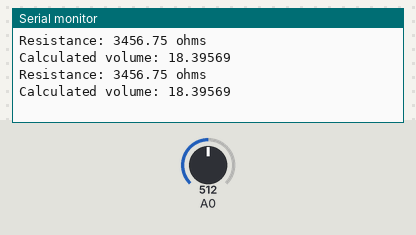
A sketch run on a simulated Arduino Uno, built with avr-gcc and run on an emulated ATmega328P. On the bench: the last lines printed to the serial monitor. Inputs (shaded band) come from the test bench; at power-on: A0 = 512.

Above: at 5.8 s.
5.9 s: A0 set to 1023
At 10.6 s:
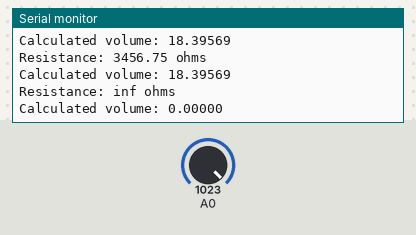
16.5 s: A0 set to 900
At 20.7 s:
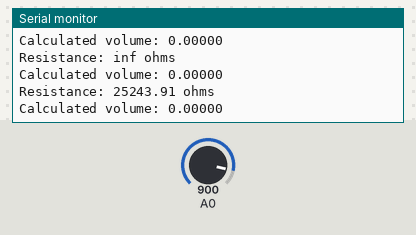

Measured:
- after the input at 5.9 s, the serial monitor: prints a new line after 4.1 s (image 1)
- after the input at 16.5 s, the serial monitor: prints a new line after 3.5 s (image 2)

The sketch:

LiquidSensor.ino
```cpp
// Liquid Level Sensor Sketch

// Show the raw resistance values measured from an eTape liquid level sensor.
// See details on the sensor at: https://www.adafruit.com/products/463

// http://opensource.org/licenses/MIT

// Configuration values:
#define SERIES_RESISTOR     3450    // Value of potentiometer used to divide 3.3V down to 0-1V range
#define SENSOR_PIN          0      // Analog pin with ~1V maximum voltage

#define ZERO_VOLUME_RESISTANCE    7287.67    // Resistance value when bottle is empty.
#define CALIBRATION_RESISTANCE    623.64    // Resistance value when bottle is filled to 32oz.
#define CALIBRATION_VOLUME        32.00    // Volume in fl oz when liquid is at max line.

void setup(void) {
  Serial.begin(115200);
}

void loop(void) {
  // Measure sensor resistance.
  float resistance = readResistance(SENSOR_PIN, SERIES_RESISTOR);
  Serial.print("Resistance: ");
  Serial.print(resistance, 2);
  Serial.println(" ohms");
  // Map resistance to volume.
  float volume = resistanceToVolume(resistance, ZERO_VOLUME_RESISTANCE, CALIBRATION_RESISTANCE, CALIBRATION_VOLUME);
  Serial.print("Calculated volume: ");
  Serial.println(volume, 5);
  delay(5000);
}

float readResistance(int pin, int seriesResistance) {
  // Get ADC value.
  float resistance = analogRead(pin);
  // Convert ADC reading to resistance.
  resistance = (1023.0 / resistance) - 1.0;
  resistance = seriesResistance / resistance;
  return resistance;
}

float resistanceToVolume(float resistance, float zeroResistance, float calResistance, float calVolume) {
  if (resistance > zeroResistance || (zeroResistance - calResistance) == 0.0) {
    // Stop if the value is above the zero threshold, or no max resistance is set (would be divide by zero).
    return 0.0;
  }
  // Compute scale factor by mapping resistance to 0...1.0+ range relative to maxResistance value.
  float scale = (zeroResistance - resistance) / (zeroResistance - calResistance);
  // Scale maxVolume based on computed scale factor.
  return calVolume * scale;
}
```
